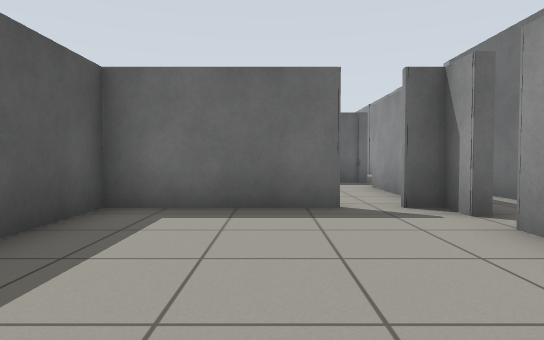
[1] (above)

18 first-person views from a walk through a Gazebo world. The camera is 0.72 m above the floor, tilts 2° down and sees 75° across. The floor is counted in squares, 1 m on a side. Each view is taken from the middle of a square. On the plan, view 1 faces up. The plan holds only what a view shows up to about 11 squares ahead; the rest is blank. The place goes on beyond the plan.

[2]
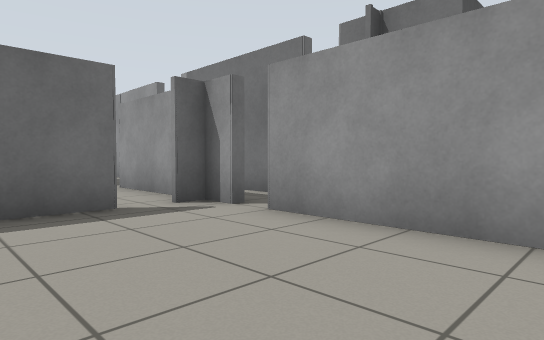

[3]
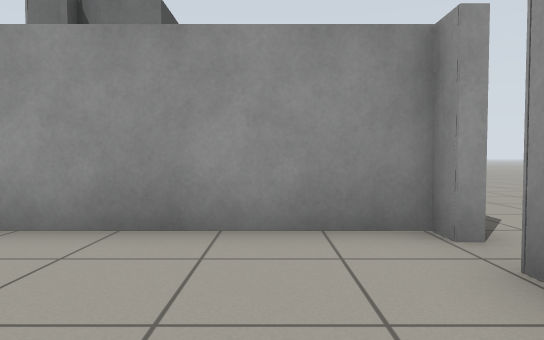

[4]
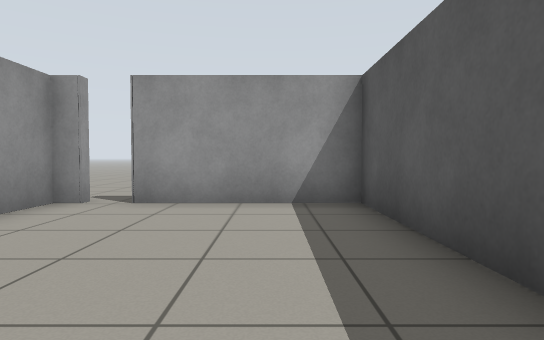

[5]
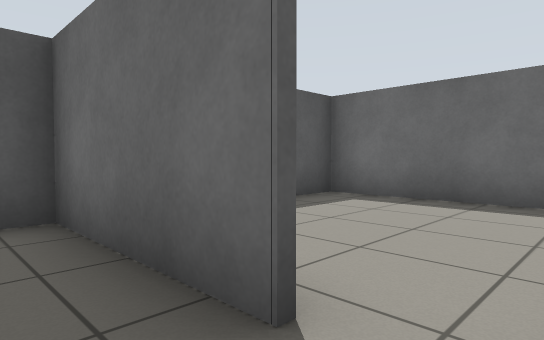

[6]
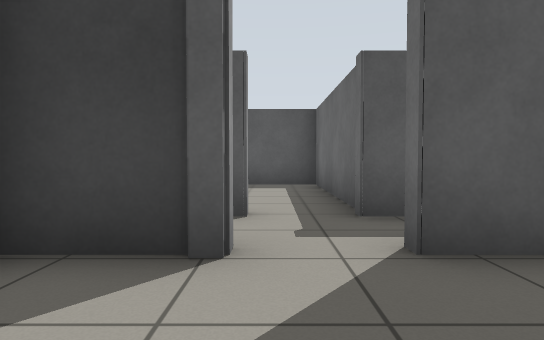

[7]
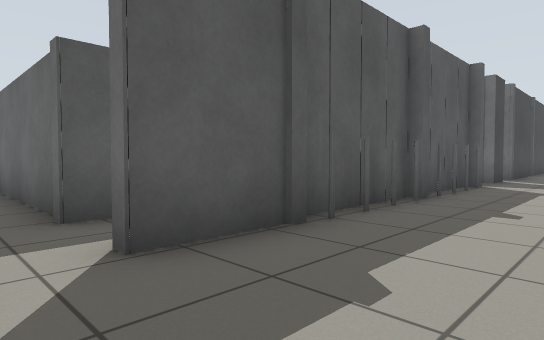

[8]
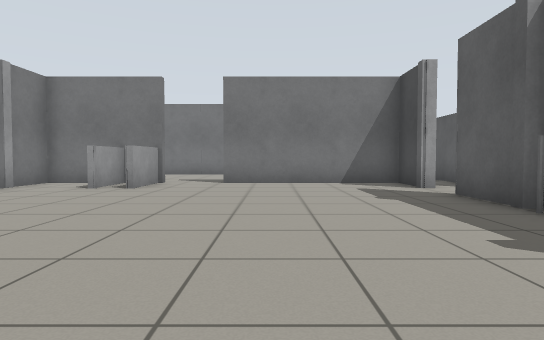

[9]
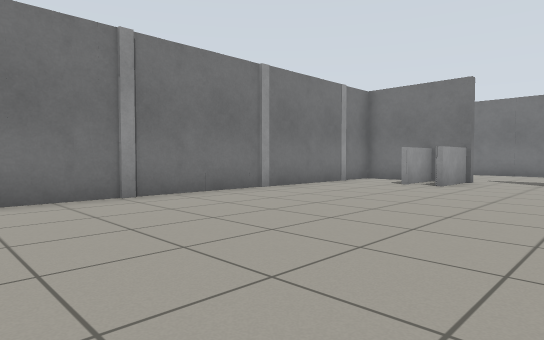

[10]
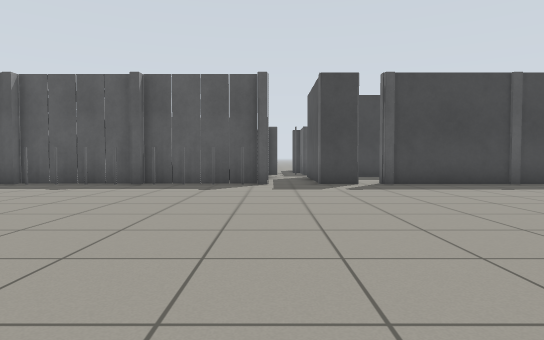

[11]
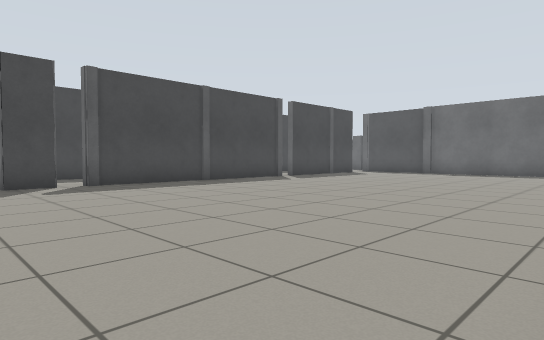

[12]
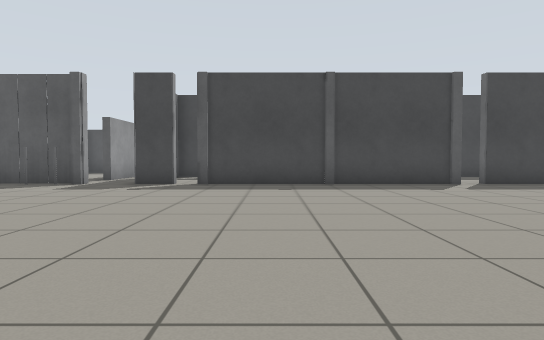

[13]
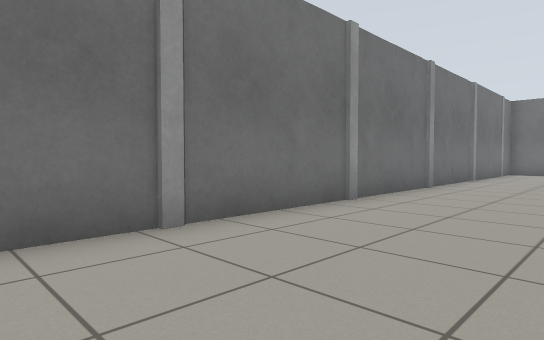

[14]
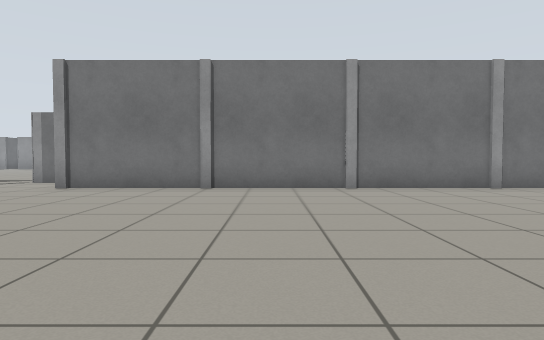

[15]
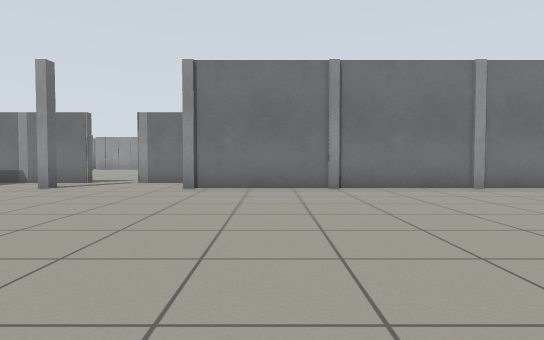

[16]
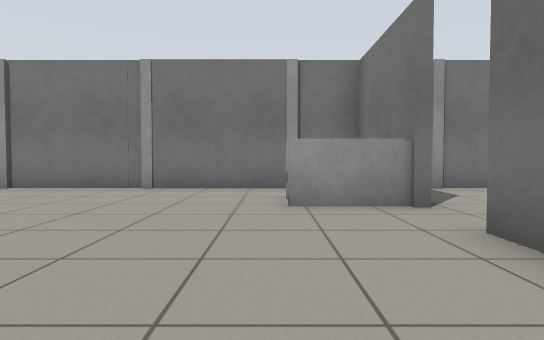

[17]
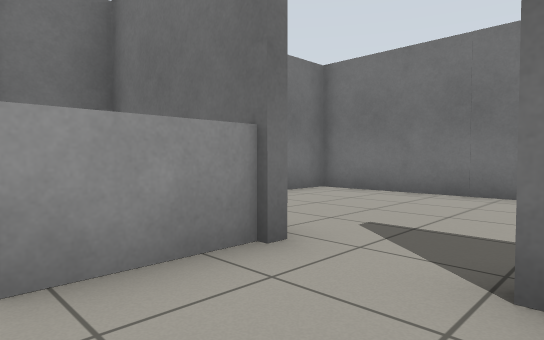

[18]
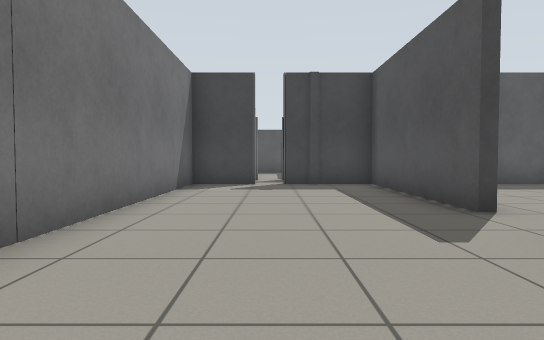

### Floor plan
Points are (right, up) in squares from view 1. A wall is a line through its corners. A room is listed if a view was taken in it or the views show most of it. See-through windows are left out.
Room 1 (views 1, 2, 3, 4, 5)
walls: (2.5, 4.3) (2.5, 5.1) (1.9, 5.1); (1, 5.1) (-2.4, 5.1) (-2.4, -1.6) (1.2, -1.6); (1.9, -1.6) (2.5, -1.6) (2.5, 3.6)
ways out: opening at (3.5, 4) to room 3; gap at (1, 5) to room 4; gap at (1.5, -2)
Room 2 (views 6, 7, 8, 9, 10, 11, 12, 13, 14, 15, 16, 17)
walls: (4.4, 21.4) (4.4, 20.3); (4.2, 18.6) (4.2, 15.4); (4.2, 15.2) (4.2, 12); (4.4, 12.1) (4.4, 10); (4.4, 29.1) (4.4, 21.9); (16.1, 29.5) (16.1, 30.9); (4.4, 8.8) (4.4, 6.9); (4.4, 31.4) (4.4, 29.8); (11.2, 7.5) (11.2, 8.9); (11, 6.9) (14.4, 6.9) (14.4, 29.1); (4.2, 6.9) (9.4, 6.9)
low walls: (12.2, 6.9) (12.2, 8.9)
ways out: opening at (10, 7) to room 3; opening at (3.5, 9) to room 4; gap at (4, 22); gap at (4, 29.5); gap at (16, 31)
Room 3 (view 18)
walls: (9.4, 6.7) (4.4, 6.7) (4.4, 4.2); (11.2, 6.6) (11.2, 7.5); (4.4, 3.6) (4.4, 1.8) (14.4, 1.8) (14.4, 5.2)
ways out: opening at (3.5, 4) to room 1; opening at (10, 7) to room 2
Room 4 (no view inside)
walls: (2.5, 6.1) (2.5, 8.8); (2.7, 10.2) (-2.4, 10.2) (-2.4, 8.4)
ways out: gap at (1, 5) to room 1; opening at (3.5, 9) to room 2

Positions as (right, up) in squares from view 1, and headings:
1: (0, 0), facing up
2: (-1, 0), facing up-right
3: (-1, 0), facing right
4: (-1, 4), facing down
5: (2, 4), facing up-left
6: (7, 9), facing left
7: (7, 9), facing up-left
8: (8, 17), facing down
9: (8, 18), facing down-right
10: (14, 19), facing left
11: (14, 19), facing up-left
12: (14, 24), facing left
13: (11, 24), facing down-right
14: (6, 24), facing right
15: (6, 27), facing right
16: (6, 9), facing right
17: (9, 9), facing down-right
18: (14, 4), facing left
